Frame 1 (no input): blank canvas, image omitted
Frame 60 (the mouse pressed at the canvas centre just before this capture): blank canvas, image omitted
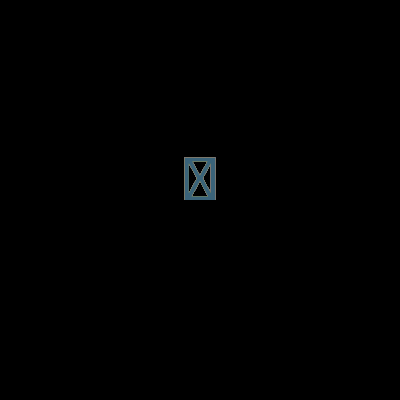
Frame 120 (the mouse held since frame 60 and released just before this capture)

The Processing sketch whose frames 1 and 60 were blank and that drew this single picture after the mouse press (run headless with seeded random() and noise(); from frame 60 on, the mouse is pressed at the canvas centre):

// Processing sketch: processing_13763
// ── processing_13763.pde

void setup() {
size(400, 400);
textSize(64);
textAlign(CENTER);
smooth();
background(0);
}
void draw(){
fill(random(255), random(255), random(255));
if (mousePressed) {
text(key, mouseX, mouseY);
}
}
